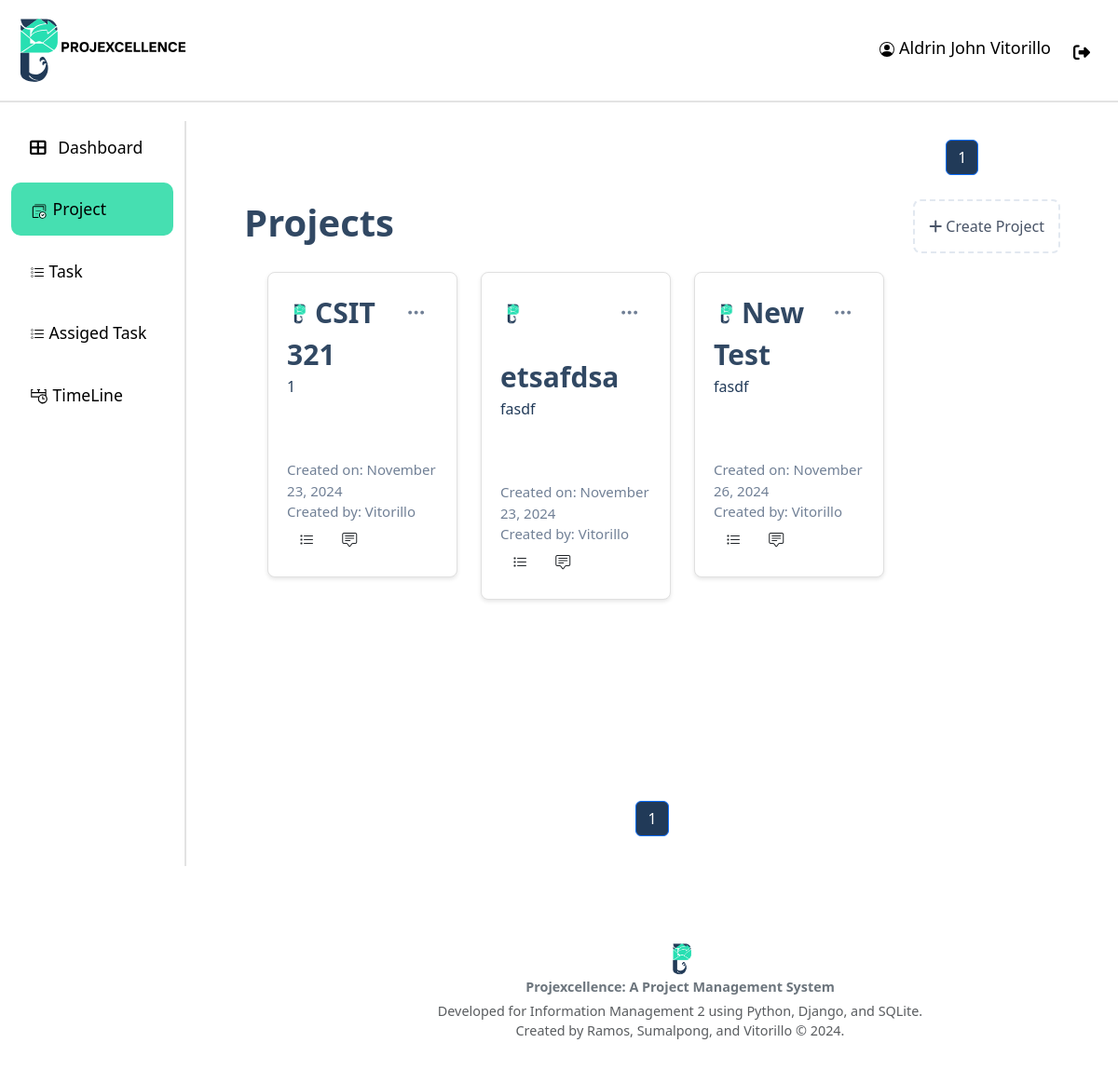
Page /project/ (signed in) on the earlier database version.
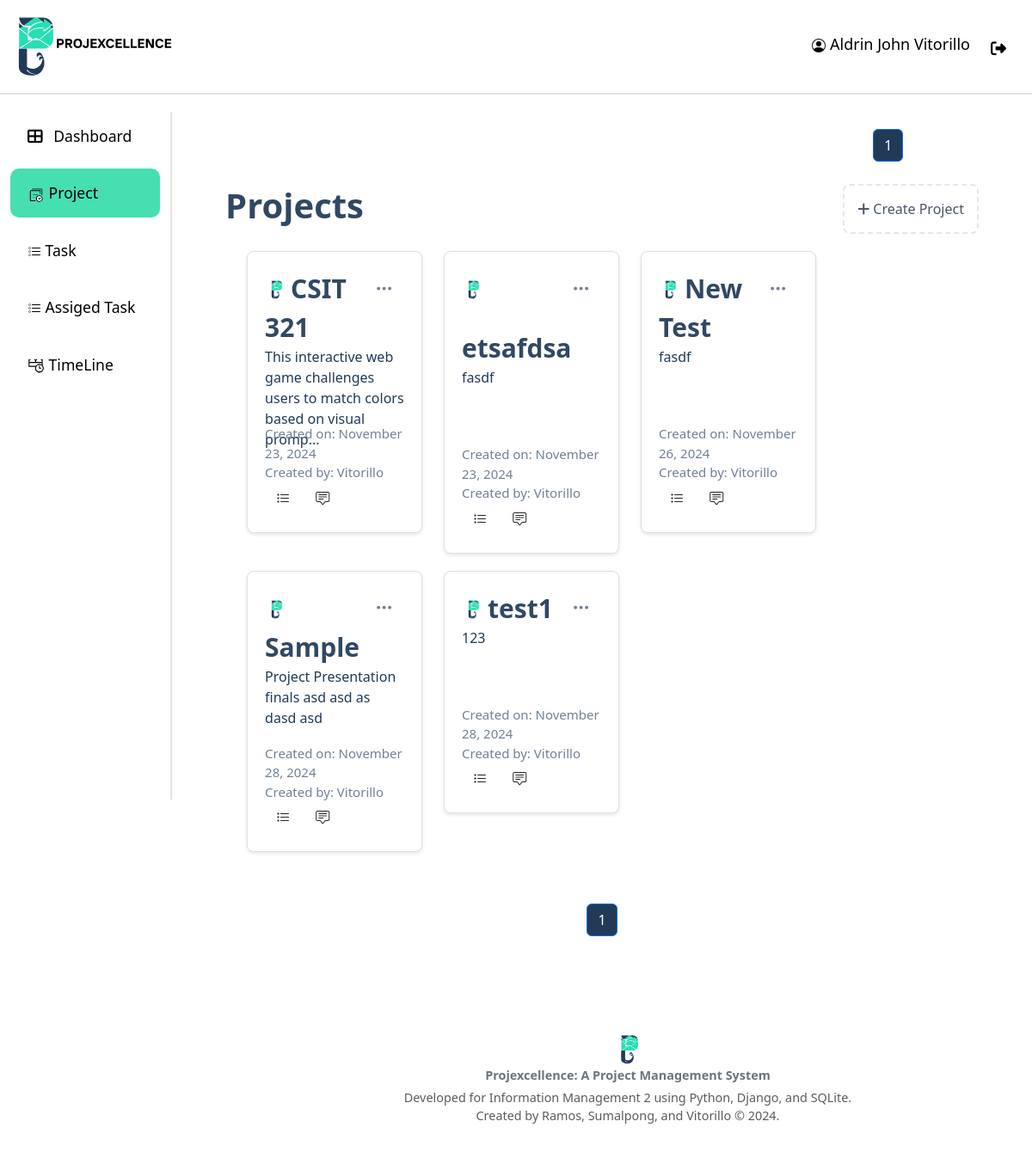
Same page on the later database version.
### api/models.py (models this page shows, shortened)
class User(AbstractUser):
    ROLE_CHOICES = [
        ("ADMIN", "Admin"),
        ("PM", "projectmanger"),
        ("MEMBER", "member"),
    ]
    STATUS_CHOICES = [
        ("APPROVED", "Approved"),
        ("REJECTED", "Rejected"),
        ("PENDING", "Pending"),
    ]
    username = None  # Remove the username field entirely
    email = models.EmailField(_("email address"), unique=True)
    phone_regex = RegexValidator(
        regex=r"^\+?1?\d{9,15}$",
        message="Phone number must be entered in the format: '+999999999'. Up to 15 digits allowed.",
    )
    phone_number = models.CharField(validators=[phone_regex], max_length=17, blank=True)
    role = models.CharField(max_length=10, choices=ROLE_CHOICES, default="EMPLOYEE")
    date_of_hire = models.DateField(blank=True, null=True)
    profile_path = models.ImageField(null=True, blank=True,upload_to='profile/' )
    status = models.CharField(max_length=20, choices=STATUS_CHOICES, default="PENDING")
    groups = models.ManyToManyField(
        "auth.Group",
        verbose_name=_("groups"),
        blank=True,
        related_name="custom_user_set",
        related_query_name="custom_user",
    )
    user_permissions = models.ManyToManyField(
        "auth.Permission",
        verbose_name=_("user permissions"),
        blank=True,
        related_name="custom_user_set",
        related_query_name="custom_user",
    )
    objects = UserManager()
    USERNAME_FIELD = "email"
    REQUIRED_FIELDS = ["first_name", "last_name", "date_of_hire", "password"]

class Project(models.Model):
    project_name = models.CharField(max_length=50)
    description = models.TextField()
    created_by = models.ForeignKey(User, on_delete=models.CASCADE)
    date_created = models.DateTimeField(auto_now_add=True)

### api/views.py (the view)
# urls.py: path("project/", views.project_list, name="project"),
@login_required
def project_list(request):
    projects = Project.objects.filter(models.Q(created_by=request.user) | models.Q(teammembership__user=request.user)).distinct()
    project_filter = ProjectFilter(request.GET, queryset=projects)
    paginator = Paginator(project_filter.qs, 8)  # Paginate the projects, 5 per page
    page_number = request.GET.get("page")
    page_obj = paginator.get_page(page_number)
    edit_project_forms = {project.id: ProjectForm(instance=project) for project in projects}
    context = {
        "page_obj": page_obj,
        "edit_project_forms": edit_project_forms,
        "add_project_form": ProjectForm(),
        "filter": project_filter,
        "projects":projects,
    }
    return render(request, "project.html", context)

### api/templatetags/custom_filters.py (called while the page is built)
@register.filter
def dict_get(d, key):
    return d.get(key)

### api/templates/project.html (shortened to what this page needs)
{% extends "base.html" %}
{% load crispy_forms_tags %}
{% load custom_filters %}
{% load static %}
{% block content %}
<div class="page-container">
 <nav aria-label="Page navigation" class="mt-auto Header_page">
    <ul class="pagination justify-content-center"  style="color: #213A58;">
        {% for num in page_obj.paginator.page_range %}
            {% if page_obj.number == num %}
                <li class="page-item active"><span class="page-link" style="background-color: #213A58; color: white;">{{ num }}</span></li>
            {% elif num > page_obj.number|add:'-3' and num < page_obj.number|add:'3' %}
                <li class="page-item"><a class="page-link" href="?page={{ num }}">{{ num }}</a></li>
            {% endif %}
        {% endfor %}
    </ul>
</nav>
    <div class="content-wrapper">
        <div class="project-top">
            <h1>Projects</h1>
            <div class="add-project" data-bs-toggle="modal" data-bs-target="#addProjectModal">
                <i class="fas fa-plus mr-2"></i> Create Project
            </div>
        </div>
        <div id="projects-list">
            {% for project in page_obj %}
            <div class="project-item" onclick="goToTeam(event, '{% url 'team_list' project.id %}')">
                <div class="project-actions">
                    <div class="dropdown">
                        <button class="btn" type="button" id="dropdownMenuButton" data-bs-toggle="dropdown" aria-expanded="false" onclick="event.stopPropagation()">
                            <i class="bi bi-three-dots" title="Settings"></i>
                        </button>
                    </div>
                    <br>
                </div>
                <div>
                    <div class="project-title">  <img src="{% static 'res/logoPlaceHolder.png' %}" alt="profile pic" class="project-profile">{{ project.project_name }}</div>
                    <div class="project-description">{{ project.description|slice:":80" }}{% if project.description|length > 80 %}...{% endif %}</div>
                    <div class="project-created-date">Created on: {{ project.date_created|date:"F j, Y" }}</div>
                    <div class="project-created-by">Created by: {{ project.created_by.last_name}}</div>
                </div>
                <div class="lower-btn">
                    <button class="btn" id="dropdownMenuButton" aria-expanded="false" >
                        <a class="view-txt" href="{% url 'task_project' 'Pending' project.id %}"> <i class="bi bi-list-task" title="To Do list"></i></a>
                    </button>
                    <button class="btn" type="button" id="dropdownMenuButton" aria-expanded="false" >
                        <a class="view-txt" href="{% url 'blog_post' project.id %}"><i class="bi bi-chat-square-text"title="Chat Box"></i></a>
                    </button>
                </div>
            </div>
            {% empty %}
                <div class="project-item">
                    <h4 class="text-center">No projects found.<br/><small>Create a project to get started.</small></h4>
                </div>
            {% endfor %}
        </div>
        <nav aria-label="Page navigation" class="mt-auto">
            <ul class="pagination justify-content-center">
                {% for num in page_obj.paginator.page_range %}
                    {% if page_obj.number == num %}
                        <li class="page-item active"><span class="page-link" style="background-color: #213A58; color: white;">{{ num }}</span></li>
                    {% elif num > page_obj.number|add:'-3' and num < page_obj.number|add:'3' %}
                        <li class="page-item"><a class="page-link" href="?page={{ num }}">{{ num }}</a></li>
                    {% endif %}
                {% endfor %}
            </ul>
        </nav>
    </div>
</div>
{% endblock content %}

### api/templates/base.html (shortened to what this page needs)
{% load static %}
<!DOCTYPE html>
<html lang="en">
  <head>
    <link
      href="https://cdn.jsdelivr.net/npm/bootstrap@5.3.0/dist/css/bootstrap.min.css"
      rel="stylesheet"
    />
    <link href="https://cdn.jsdelivr.net/npm/bootstrap-icons/font/bootstrap-icons.css" rel="stylesheet">
    <link
      href="https://cdnjs.cloudflare.com/ajax/libs/font-awesome/6.4.0/css/all.min.css"
      rel="stylesheet"
    />
    <link href="https://cdn.jsdelivr.net/npm/bootstrap@5.3.0/dist/css/bootstrap.min.css" rel="stylesheet">
  </head>
  <body>
    <header>
      <div class="header">
          <img src="{% static '/res/slogo.svg' %}" alt="logo" width="200px">
          <div class="profile" >
            <a class="nav-link {% if request.resolver_match.url_name == 'profile' %}active{% endif %}" href="{% url 'profile' %}">
              {{ request.user.first_name|capfirst }} {{ request.user.last_name|capfirst }}
            </a>
            <a class="nav-link" href="{% url 'logout' %}" onclick="event.preventDefault(); document.getElementById('logout-form').submit();" style="margin-top: 5px;">
              <i class="fas fa-sign-out-alt me-2"></i>
            </a>
          </div>
      </div>
    </header>
    <div class="container-fluid">
      <div class="row">
        <nav
          id="sidebarMenu"
          class="col-md-3 col-lg-2 d-md-block sidebar collapse"
        >
          <ul class="nav flex-column">
            <li class="nav-item">
              <a class="nav-link {% if request.resolver_match.url_name == 'dashboard' %}active{% endif %}" href="{% url 'dashboard' %}">
                <i class="fas fa-th-large me-2"></i> Dashboard
              </a>
            </li>
            <li class="nav-item">
              <a class="nav-link {% if request.resolver_match.url_name == 'project' %}active{% endif %}" href="{% url 'project' %}">
                <img src="{% static '/res/projectIcon.svg' %}" alt="logo" width="20px">  Project
              </a>
            </li>
            <li class="nav-item">
              <a class="nav-link {% if request.resolver_match.url_name == 'task' %}active{% endif %}" href="{% url 'task' 'Pending' %}">
                 Task
              </a>
            </li>
            <li class="nav-item">
              <a class="nav-link {% if request.resolver_match.url_name == 'task' %}active{% endif %}" href="{% url 'task' 'Pending' %}">
                 Assiged Task
              </a>
            </li>
            <li class="nav-item">
              <a class="nav-link {% if request.resolver_match.url_name == 'timeline' %}active{% endif %}" href="{% url 'timeline' %}">
                <img src="{% static '/res/timelineIcon.svg' %}" alt="logo" width="20px">  TimeLine
              </a>
            </li>
          </ul>
        </nav>
        <main class="col-md-9 ms-sm-auto col-lg-10 px-md-4 main-content">
          {% block content %}{% endblock content %}
        </main>
      </div>
    </div>
  </body>
  <footer class="footer">
    <div class="container text-center content-container">
      <img src="{% static '/res/logoPlaceHolder.png' %}" alt="logo" width="40px">
      <p class="mb-1 fw-bold">Projexcellence: A Project Management System</p>
      <p class="text-muted">
        Developed for Information Management 2 using Python, Django, and SQLite.<br>
        Created by Ramos, Sumalpong, and Vitorillo &copy; {% now "Y" %}.
      </p>
    </div>
  </footer>
</html>

### api/templates/base.html (style rules this page uses)
.header { overflow: hidden; background-color: #ffffff; padding: 20px 10px; position: fixed; top: 0; width: 100%; z-index: 1000; margin-bottom: 10px; border-bottom: 2px solid #e3e3e3; height: 110px; display: flex; justify-content: space-between; align-items: center; }
.header a { float: left; color: black; text-align: center; padding: 12px; text-decoration: none; font-size: 18px; line-height: 25px; border-radius: 4px; }
body { margin-top: 130px; background-color: #ffffff; }
.sidebar { background-color: #ffffff; color: black; height: 100vh; overflow-y: auto; position: fixed; top: 100; left: 0; z-index: 1000; border-right: 2px solid #e3e3e3; }
.sidebar .nav-link { color: black; padding: 15px 20px; font-size: 1.1rem; margin-bottom: 10px; }
.sidebar .nav-link.active { background-color: #46DFB1; border-radius: 10px; color: black; }
.main-content { margin-left: 0; padding-top: 20px; }
.footer { margin-top: 80px; font-size: 0.9rem; color: #6c757d; background-color: #ffffff; padding: 15px 0; position: relative; margin-left: calc(260px); width: calc(100% - 260px); }
.footer .content-container { margin: 0 auto; max-width: 800px; }

### api/templates/project.html (style rules this page uses)
.page-container { flex-direction: column; height: 90%; margin-left: 4%; margin-right: 4%; user-select: none; }
.content-wrapper { flex: 1; display: flex; flex-direction: column; margin-top: 4px; width: 100%; min-height: 700px; }
#projects-list { margin-top: 20px; margin-bottom: 40px; height: auto; display: flex; flex-direction: row; flex-wrap: wrap; flex-grow: 1; }
.project-item { background-color: #ffffff; border: 1px solid #e0e0e0; border-radius: 8px; padding: 20px; cursor: pointer; transition: all 0.3s ease; box-shadow: 0 2px 4px rgba(0, 0, 0, 0.1); max-width: calc(25% - 15px); width: 320px; min-height: 250px; max-height:fit-content; margin-left: 25px; margin-bottom: 20px; }
.project-top { display: flex; justify-content: space-between; align-items: center; }
.project-title { font-size:30px; color: #314863; font-weight: 600; }
.project-description { font-size: 1rem; color: #213A58; height: 90px; }
.project-profile { width: 25px; height:25px; margin-right: 5px; margin-bottom: 5px; }
.project-created-date { color: #718096; font-size: 15px; display:block; }
.project-created-by { color: #718096; font-size: 15px; }
.add-project { color: #4a5568; cursor: pointer; padding: 15px; border: 2px dashed #e2e8f0; border-radius: 8px; display: inline-block; transition: all 0.3s ease; }
.project-actions { float:right; }
.project-actions i { cursor: pointer; color: #718096; transition: color 0.2s ease; font-size: 1.3em; }
.Header_page { float: right; margin-right: 10%; color:#213A58; margin-bottom: 10px; }
h1 { font-weight: 700; color: #314863; }
.view-txt { margin-top: 10px; color: inherit; text-decoration: none; }

Differences in the rows shown:
changed Project "CSIT 321": description "1" → "This interactive web game challenges users to match colors based on visual promp"; now shows "..."
added Project: project_name "Sample", description "Project Presentation finals asd asd as dasd asd", date_created "November 28, 2024", created_by.last_name "Vitorillo"
added Project: project_name "test1", description "123", date_created "November 28, 2024", created_by.last_name "Vitorillo"
